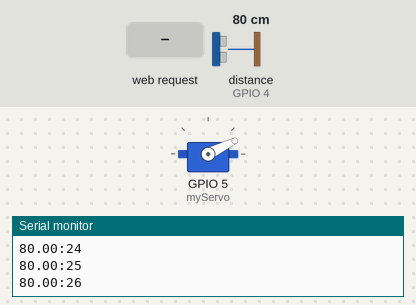
This sketch was run on a simulated ESP8266 (NodeMCU). Parts: servo, the last lines printed to the serial monitor. Wiring (inferred from the names in the program): ultrasonic range finder: trigger GPIO 0; echo GPIO 4. The inputs (shaded band) are chosen by the test bench; at power-on: distance to the obstacle (sensor on GPIO 4) 80 cm. The echo pulse lasts 58.3 µs per cm; storage starts empty.

Above: at 1.2 s.
1.3 s: distance to the obstacle (sensor on GPIO 4) set to 2 cm
At 2.65 s:
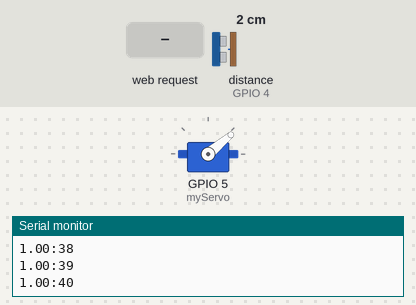
4.3 s: HTTP request GET / received
At 4.69 s:
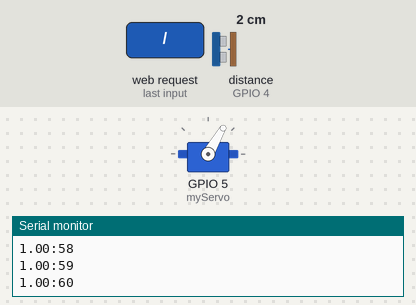
13.3 s: distance to the obstacle (sensor on GPIO 4) set to 250 cm
At 15.63 s:
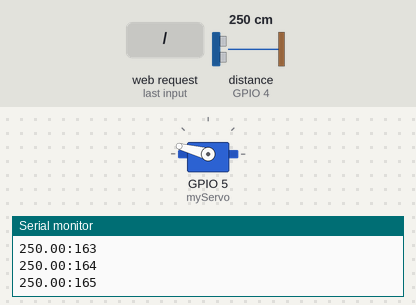
Timing chart, 0 to 22.3 s (numbered marks = the images above; inputs shaded):
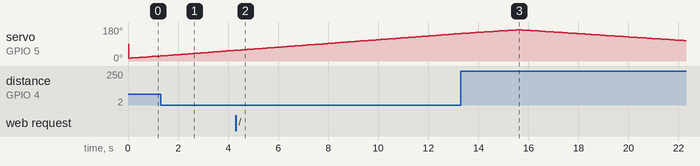

Measured:
- by itself, servo on GPIO 5 (myServo): rises from 145° to 165° in 2.2 s, then falls to 108° in 6.7 s

The sketch:

EcolocalizadorIOT.ino
```cpp
#include <ESP8266WiFi.h>
#include <ESP8266WebServer.h>
#include <ESP8266mDNS.h>
#include <WebSocketsServer.h>
#include <Hash.h>
#include <FS.h>
#include <Arduino.h>

#include <Servo.h>
// Definicion de pines de la nodeMCU
const int trigPin = 0;
const int echoPin = 4;
// Contadores angulares
int i = 14;
int j = 165;
//mensaje enviado por ws
String mess;
//variables del sensor de ultrasonido
long duration, distance;
// crean objeto servo para controlar el servomotor
Servo myServo;
//puertos
ESP8266WebServer server(80);//El servidor en el puerto 80
WebSocketsServer webSocket = WebSocketsServer(81);// canal de comunicacion ws puerto 81


//Funcion para enviar los archivos en los SPIFFS al servidor
void handleRoot() {
  sendFile("index.htm", "text/html");
}

//Funcion para subir los archivos a los SPIFFS
void sendFile(String name, String type) {
  bool result = SPIFFS.begin();
  Serial.println("SPIFFS opened: " + result);

  // this opens the file in read-mode
  File f = SPIFFS.open("/" + name, "r");

  if (!f) {
    Serial.println("File open failed" + name );
    return;
  }
  server.streamFile(f, type);
  f.close();
}

void setup()
{


  pinMode(trigPin, OUTPUT); // Sets the trigPin as an Output
  pinMode(echoPin, INPUT); // Sets the echoPin as an Input
  myServo.attach(5); // Defines on which pin is the servo motor attached
  Serial.begin(9600);
  SPIFFS.begin();
  WiFi.mode(WIFI_AP);
  WiFi.softAP("ECOLOCALIZADOR","123456789");
  Serial.print("Accede a la pagina usando la ip: ");
  Serial.println(WiFi.softAPIP());
  server.onNotFound([]() {
  Serial.println("HTTP > Not Found");
    server.send(404, "text/plain", "FileNotFound");
  });
  webSocket.begin();			//Inicia el WebSocket
  server.begin();			//inicia el servidor
  server.serveStatic("/", SPIFFS, "/", "no-cache");// inicia servidor guardado
  server.on("/", handleRoot);

  Serial.println("Servidor iniciado");
}
float SentirDistancia() {


  digitalWrite(trigPin, LOW);  // Added this line
  delayMicroseconds(2); // Added this line
  digitalWrite(trigPin, HIGH);
  //  delayMicroseconds(1000); - Removed this line
  delayMicroseconds(10); // Added this line
  digitalWrite(trigPin, LOW);
  duration = pulseIn(echoPin, HIGH);
  distance = (duration / 2) / 29.1;

  if (distance >= 450 || distance <= 0) {
    return 450;
  }
  else {
    return distance;
  }

}
void loop()
{ i++;

  server.handleClient(); //Maneja los clientes
  webSocket.loop();  //Maneja los Sockets

  if ( i >= 15 && i <= 165) {
    myServo.write(i);
    mess = (String)SentirDistancia() + ":" + (String)i;
    Serial.println(mess);
    webSocket.sendTXT(0, mess);

  }

  if ( i > 165 && i <= 315) {
    myServo.write(j--);
    mess = (String)SentirDistancia() + ":" + (String)j;
    Serial.println(mess);
    webSocket.sendTXT(0, mess);
  }
  if (i == 316) {
    i = 14;
    j = 165;
  }

  delay(100);

}
```
